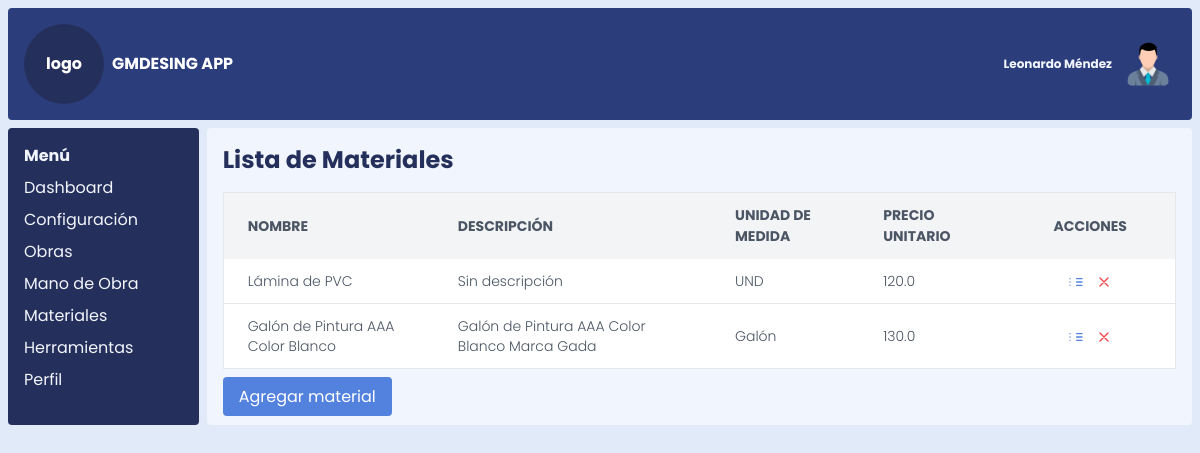
Page /materiales on the earlier database version.
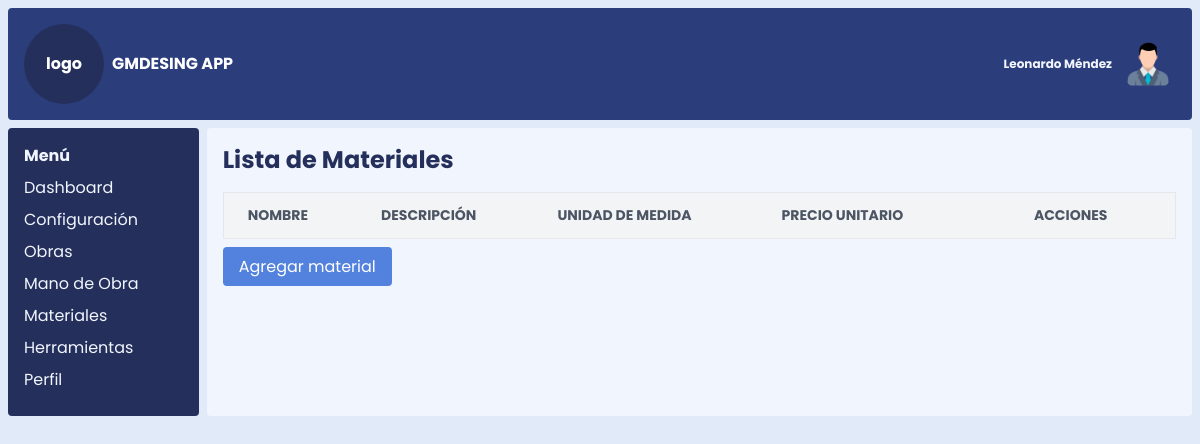
Same page on the later database version.
### models.py (models this page shows)
class Material(db.Model):
    __tablename__ = 'material'
    id_material = db.Column(db.Integer, primary_key=True)
    nombre_material = db.Column(db.String(100), nullable=False)
    descripcion_material = db.Column(db.Text)
    unidad_medida = db.Column(db.String(20))
    precio_unitario = db.Column(db.Float)

### app.py (the view)
@app.route('/materiales')
def listar_materiales():
    materiales_lista = Material.query.all()
    return render_template('listar_materiales.html', materiales_lista=materiales_lista, datos=datos)

### templates/listar_materiales.html
{% extends 'index.html' %}
{% block content %}
    <h1 class="text-2xl font-bold mb-4">Lista de Materiales</h1>
    <div class="overflow-x-auto">
        <table class="min-w-full bg-white border border-gray-200">
            <thead>
                <tr class="bg-gray-100 text-gray-600 uppercase text-sm leading-normal">
                    <th class="py-3 px-6 text-left">Nombre</th>
                    <th class="py-3 px-6 text-left">Descripción</th>
                    <th class="py-3 px-6 text-left">Unidad de Medida</th>
                    <th class="py-3 px-6 text-left">Precio Unitario</th>
                    <th class="py-3 px-12 text-center">Acciones</th>
                </tr>
            </thead>
            <tbody class="text-gray-600 text-sm font-light">
                {% for material in materiales_lista %}
                    <tr class="border-b border-gray-200 hover:bg-gray-100">
                        <td class="py-3 px-6">{{ material.nombre_material }}</td>
                        <td class="py-3 px-6">{{ material.descripcion_material or "Sin descripción" }}</td>
                        <td class="py-3 px-6">{{ material.unidad_medida or "Sin U/M" }}</td>
                        <td class="py-3 px-6">{{ material.precio_unitario or "Sin precio" }}</td>
                        <td class="py-3 px-6 text-center">
                            <a href="{{ url_for('editar_material', id_material=material.id_material) }}" class="text-blue-500 hover:text-blue-700">
                                <svg xmlns="http://www.w3.org/2000/svg" class="h-4 w-4 inline" fill="none" viewBox="0 0 24 24" stroke="currentColor">
                                    <path stroke-linecap="round" stroke-linejoin="round" stroke-width="2" d="M13 7h8M13 12h8m-8 5h8M3 7h.01M3 12h.01M3 17h.01" />
                                </svg>
                            </a>
                            <a href="{{ url_for('eliminar_material', id_material=material.id_material) }}" class="text-red-500 hover:text-red-700 ml-2">
                                <svg xmlns="http://www.w3.org/2000/svg" class="h-4 w-4 inline" fill="none" viewBox="0 0 24 24" stroke="currentColor">
                                    <path stroke-linecap="round" stroke-linejoin="round" stroke-width="2" d="M6 18L18 6M6 6l12 12" />
                                </svg>
                            </a>
                        </td>
                    </tr>
                {% endfor %}
            </tbody>
        </table>
    </div>
    <div class="mt-4">
        <a href="{{ url_for('crear_material') }}" class="bg-blue-500 text-white px-4 py-2 rounded hover:bg-blue-600">Agregar material</a>
    </div>
{% endblock %}

### templates/index.html (shortened to what this page needs)
{% extends "base.html" %}
{% import 'componentes/nav.html' as nav %}
{% import 'componentes/sidebar.html' as sidebar %}
{% block sidebar %}
    {% set sidebar_items = [
        {"name": "Dashboard", "url": "/dashboard"},
        {"name": "Configuración", "url": "/settings"},
        {"name": "Obras", "url": "/obras"},
        {"name": "Mano de Obra", "url": "/mano_de_obra"},
        {"name": "Materiales", "url": "/materiales"},
        {"name": "Herramientas", "url": "/herramientas"},
        {"name": "Perfil", "url": "/profile"}
    ] %}
    {{ sidebar.render_sidebar(sidebar_items=sidebar_items, active_route=active_route) }}
{% endblock %}

### templates/base.html (shortened to what this page needs)
<!DOCTYPE html>
<html lang="en">
<head>
    <link rel="stylesheet" href="{{ url_for('static', filename='css/styles.css') }}">
    <link rel="stylesheet" href="{{ url_for('static', filename='css/style.css') }}">
</head>
<body class="base grid grid-cols-12 gap-2 p-2 h-[100vh]">
    <nav class="nav col-span-12 text-white p-4 flex justify-between items-center h-[10vh]">
        <div class="flex justify-start items-center gap-2">
            <div class="flex justify-center items-center w-20 h-20 bg-blue-950 rounded-full">
                <h1>logo</h1>
            </div>
            <h1>{{datos.sistema}}</h1>
        </div>
        <div class="flex justify-end items-center gap-2">
            <h3>{{datos.usuario}}</h3>
            <img class="rounded-full hidden md:block w-14" bg-black src="/static/img/perfil.png" alt="">
        </div>
    </nav>
    <aside id="sidebar" class="aside col-span-2 h[90vh] p-4 hidden md:block md:col-span-2">
        {% block sidebar %}{% endblock %}
    </aside>
    <main class="content col-span-12 md:col-span-10 h-[90vh] p-4 overflow-y-auto scroll-hidden">
        {% block content %}{% endblock %}
    </main>
</body>
</html>

### templates/componentes/sidebar.html
{% macro render_sidebar(sidebar_items, active_route) %}
<div class="sidebar">
    <h2 class="font-bold">Menú</h2>
    <ul class="mt-2">
        {% for item in sidebar_items %}
            <li class="my-2">
                <a href="{{ item.url }}" class="{% if item.url == active_route %}text-blue-800 font-semibold{% else %}text-blue-50{% endif %}">
                    {{ item.name }}
                </a>
            </li>
        {% endfor %}
    </ul>
</div>
{% endmacro %}

### static/css/styles.css (style rules this page uses)
html, :host { line-height: 1.5; -webkit-text-size-adjust: 100%; -moz-tab-size: 4; -o-tab-size: 4; tab-size: 4; font-family: Poppins, sans-serif; font-feature-settings: normal; font-variation-settings: normal; -webkit-tap-highlight-color: transparent; }
body { margin: 0; line-height: inherit; }
h1, h2, h3, h4, h5, h6 { font-size: inherit; font-weight: inherit; }
a { color: inherit; text-decoration: inherit; }
table { text-indent: 0; border-color: inherit; border-collapse: collapse; }
blockquote, dl, dd, h1, h2, h3, h4, h5, h6, hr, figure, p, pre { margin: 0; }
ol, ul, menu { list-style: none; margin: 0; padding: 0; }
img, svg, video, canvas, audio, iframe, embed, object { display: block; vertical-align: middle; }
img, video { max-width: 100%; height: auto; }
.base { --tw-bg-opacity: 1; background-color: rgb(224 234 249 / var(--tw-bg-opacity, 1)); }
.nav { border-radius: 0.25rem; --tw-bg-opacity: 1; background-color: rgb(44 61 124 / var(--tw-bg-opacity, 1)); padding-top: 0.5rem; padding-bottom: 0.5rem; padding-left: 1rem; padding-right: 1rem; font-weight: 700; --tw-text-opacity: 1; color: rgb(37 47 91 / var(--tw-text-opacity, 1)); }
.aside { border-radius: 0.25rem; --tw-bg-opacity: 1; background-color: rgb(37 47 91 / var(--tw-bg-opacity, 1)); padding-top: 0.5rem; padding-bottom: 0.5rem; padding-left: 1rem; padding-right: 1rem; --tw-text-opacity: 1; color: rgb(241 245 253 / var(--tw-text-opacity, 1)); }
.content { border-radius: 0.25rem; --tw-bg-opacity: 1; background-color: rgb(241 245 253 / var(--tw-bg-opacity, 1)); padding-top: 0.5rem; padding-bottom: 0.5rem; padding-left: 1rem; padding-right: 1rem; --tw-text-opacity: 1; color: rgb(37 47 91 / var(--tw-text-opacity, 1)); }
h3 { font-size: 0.75rem; line-height: 1rem; font-weight: 700; --tw-text-opacity: 1; color: rgb(241 245 253 / var(--tw-text-opacity, 1)); }
.col-span-12 { grid-column: span 12 / span 12; }
.col-span-2 { grid-column: span 2 / span 2; }
.my-2 { margin-top: 0.5rem; margin-bottom: 0.5rem; }
.mb-4 { margin-bottom: 1rem; }
.mt-2 { margin-top: 0.5rem; }
.mt-4 { margin-top: 1rem; }
.flex { display: flex; }
.grid { display: grid; }
.hidden { display: none; }
.h-20 { height: 5rem; }
.h-\[100vh\] { height: 100vh; }
.h-\[10vh\] { height: 10vh; }
.h-\[90vh\] { height: 90vh; }
.w-14 { width: 3.5rem; }
.w-20 { width: 5rem; }
.min-w-full { min-width: 100%; }
.grid-cols-12 { grid-template-columns: repeat(12, minmax(0, 1fr)); }
.items-center { align-items: center; }
.justify-start { justify-content: flex-start; }
.justify-end { justify-content: flex-end; }
.justify-center { justify-content: center; }
.justify-between { justify-content: space-between; }
.gap-2 { gap: 0.5rem; }
.overflow-x-auto { overflow-x: auto; }
.overflow-y-auto { overflow-y: auto; }
.rounded { border-radius: 0.25rem; }
.rounded-full { border-radius: 9999px; }
.border { border-width: 1px; }
.border-gray-200 { --tw-border-opacity: 1; border-color: rgb(229 231 235 / var(--tw-border-opacity, 1)); }
.bg-blue-500 { --tw-bg-opacity: 1; background-color: rgb(83 130 222 / var(--tw-bg-opacity, 1)); }
.bg-blue-950 { --tw-bg-opacity: 1; background-color: rgb(37 47 91 / var(--tw-bg-opacity, 1)); }
.bg-gray-100 { --tw-bg-opacity: 1; background-color: rgb(243 244 246 / var(--tw-bg-opacity, 1)); }
.bg-white { --tw-bg-opacity: 1; background-color: rgb(255 255 255 / var(--tw-bg-opacity, 1)); }
.p-2 { padding: 0.5rem; }
.p-4 { padding: 1rem; }
.px-12 { padding-left: 3rem; padding-right: 3rem; }
.px-4 { padding-left: 1rem; padding-right: 1rem; }
.px-6 { padding-left: 1.5rem; padding-right: 1.5rem; }
.py-2 { padding-top: 0.5rem; padding-bottom: 0.5rem; }
.py-3 { padding-top: 0.75rem; padding-bottom: 0.75rem; }
.text-left { text-align: left; }
.text-center { text-align: center; }
.text-2xl { font-size: 1.5rem; line-height: 2rem; }
.text-sm { font-size: 0.875rem; line-height: 1.25rem; }
.font-bold { font-weight: 700; }
.uppercase { text-transform: uppercase; }
.leading-normal { line-height: 1.5; }
.text-blue-50 { --tw-text-opacity: 1; color: rgb(241 245 253 / var(--tw-text-opacity, 1)); }
.text-gray-600 { --tw-text-opacity: 1; color: rgb(75 85 99 / var(--tw-text-opacity, 1)); }
.text-white { --tw-text-opacity: 1; color: rgb(255 255 255 / var(--tw-text-opacity, 1)); }
@media (min-width: 768px) { .md\:col-span-10 { grid-column: span 10 / span 10; } }
@media (min-width: 768px) { .md\:col-span-2 { grid-column: span 2 / span 2; } }
@media (min-width: 768px) { .md\:block { display: block; } }

Differences in the rows shown:
removed Material: nombre_material "Lámina de PVC", descripcion_material "Sin descripción", unidad_medida "UND", precio_unitario "120.0"
removed Material: nombre_material "Galón de Pintura AAA Color Blanco", descripcion_material "Galón de Pintura AAA Color Blanco Marca Gada", unidad_medida "Galón", precio_unitario "130.0"
